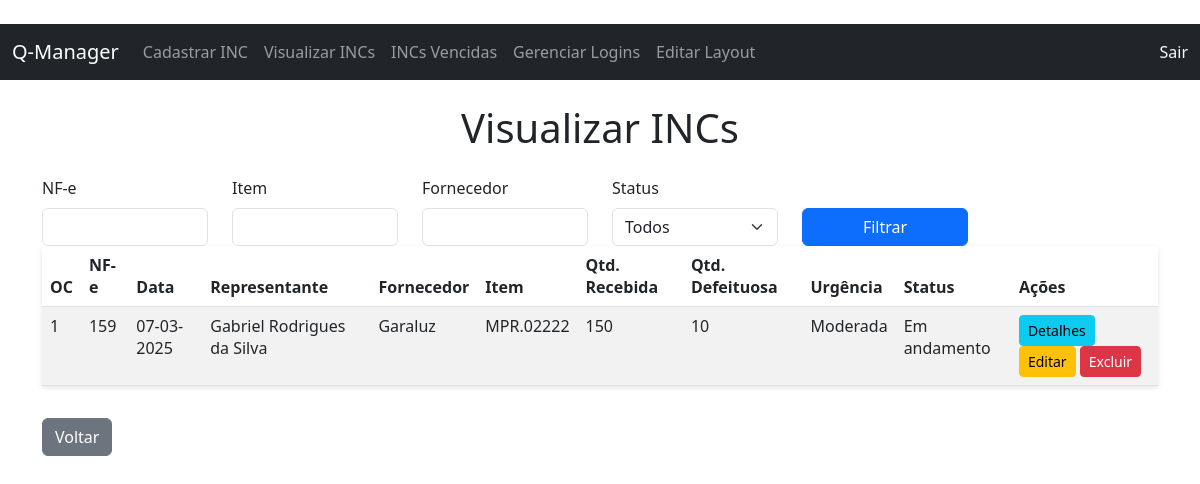
/visualizar_incs (signed in), run on the app's committed database.
### tables this page shows
CREATE TABLE inc (
	id INTEGER NOT NULL, 
	nf INTEGER NOT NULL, 
	data VARCHAR(10) NOT NULL, 
	representante VARCHAR(100) NOT NULL, 
	fornecedor VARCHAR(100) NOT NULL, 
	item VARCHAR(20) NOT NULL, 
	quantidade_recebida INTEGER NOT NULL, 
	quantidade_com_defeito INTEGER NOT NULL, 
	descricao_defeito TEXT, 
	urgencia VARCHAR(20), 
	acao_recomendada TEXT, 
	fotos TEXT, 
	status VARCHAR(20), 
	created_at DATETIME, 
	oc INTEGER NOT NULL, 
	PRIMARY KEY (id), 
	UNIQUE (nf), 
	UNIQUE (oc)
);

### web_inc_manager/app.py (the view)
@app.route('/visualizar_incs')
@login_required
def visualizar_incs():
    nf = request.args.get('nf')
    item = request.args.get('item')
    fornecedor = request.args.get('fornecedor')
    status = request.args.get('status')
    query = INC.query
    if nf:
        query = query.filter_by(nf=int(nf))
    if item:
        query = query.filter(INC.item.ilike(f'%{item}%'))
    if fornecedor:
        query = query.filter(INC.fornecedor.ilike(f'%{fornecedor}%'))
    if status:
        query = query.filter_by(status=status)
    incs = query.all()
    return render_template('visualizar_incs.html', incs=incs)

### web_inc_manager/app.py (called while the page is built)
@app.context_processor
def inject_settings():
    settings = {s.element: s for s in LayoutSetting.query.all()}
    return dict(settings=settings)

@login_manager.user_loader
def load_user(user_id):
    return User.query.get(int(user_id))

### web_inc_manager/templates/visualizar_incs.html (shortened to what this page needs)
﻿{% extends "base.html" %}
{% block content %}
<h1 class="text-center mb-4">Visualizar INCs</h1>
<table class="table table-striped">
    <thead>
        <tr>
            <th>OC</th>
            <th>NF-e</th>
            <th>Data</th>
            <th>Representante</th>
            <th>Fornecedor</th>
            <th>Item</th>
            <th>Qtd. Recebida</th>
            <th>Qtd. Defeituosa</th>
            <th>Urgência</th>
            <th>Status</th>
            <th>Ações</th>
        </tr>
    </thead>
    <tbody>
        {% for inc in incs %}
        <tr>
            <td>{{ inc.oc }}</td>
            <td>{{ inc.nf }}</td>
            <td>{{ inc.data }}</td>
            <td>{{ inc.representante }}</td>
            <td>{{ inc.fornecedor }}</td>
            <td>{{ inc.item }}</td>
            <td>{{ inc.quantidade_recebida }}</td>
            <td>{{ inc.quantidade_com_defeito }}</td>
            <td>{{ inc.urgencia }}</td>
            <td>{{ inc.status }}</td>
            <td>
                <a href="{{ url_for('detalhes_inc', inc_id=inc.id) }}" class="btn btn-info btn-sm">Detalhes</a>
                <a href="{{ url_for('editar_inc', inc_id=inc.id) }}" class="btn btn-warning btn-sm">Editar</a>
                <form action="{{ url_for('excluir_inc', inc_id=inc.id) }}" method="POST" style="display:inline;">
                    <button type="submit" class="btn btn-danger btn-sm" onclick="return confirm('Tem certeza?');">Excluir</button>
                </form>
            </td>
        </tr>
        {% endfor %}
    </tbody>
<form method="GET" class="mb-4">
    <div class="row">
        <div class="col-md-2">
            <label for="nf" class="form-label">NF-e</label>
            <input type="number" class="form-control" id="nf" name="nf" value="{{ request.args.get('nf', '') }}">
        </div>
        <div class="col-md-2">
            <label for="item" class="form-label">Item</label>
            <input type="text" class="form-control" id="item" name="item" value="{{ request.args.get('item', '') }}">
        </div>
        <div class="col-md-2">
            <label for="fornecedor" class="form-label">Fornecedor</label>
            <input type="text" class="form-control" id="fornecedor" name="fornecedor" value="{{ request.args.get('fornecedor', '') }}">
        </div>
        <div class="col-md-2">
            <label for="status" class="form-label">Status</label>
            <select class="form-select" id="status" name="status">
                <option value="">Todos</option>
            </select>
        </div>
        <div class="col-md-2 align-self-end">
            <button type="submit" class="btn btn-primary w-100">Filtrar</button>
        </div>
    </div>
</form>
<a href="{{ url_for('main_menu') }}" class="btn btn-secondary">Voltar</a>
{% endblock %}

### web_inc_manager/templates/base.html (shortened to what this page needs)
﻿<!DOCTYPE html>
<html lang="en">
<head>
    <link href="https://cdn.jsdelivr.net/npm/bootstrap@5.3.0/dist/css/bootstrap.min.css" rel="stylesheet">
    <link rel="stylesheet" href="{{ url_for('static', filename='css/style.css') }}">
</head>
<body>
    <nav class="navbar navbar-expand-lg navbar-dark bg-dark">
        <div class="container-fluid">
            <a class="navbar-brand" href="{{ url_for('main_menu') }}">Q-Manager</a>
            <div class="collapse navbar-collapse">
                {% if current_user.is_authenticated %}
                <ul class="navbar-nav me-auto">
                    <li class="nav-item"><a class="nav-link" href="{{ url_for('cadastro_inc') }}">Cadastrar INC</a></li>
                    <li class="nav-item"><a class="nav-link" href="{{ url_for('visualizar_incs') }}">Visualizar INCs</a></li>
                    <li class="nav-item"><a class="nav-link" href="{{ url_for('expiracao_inc') }}">INCs Vencidas</a></li>
                    {% if current_user.is_admin %}
                    <li class="nav-item"><a class="nav-link" href="{{ url_for('gerenciar_logins') }}">Gerenciar Logins</a></li>
                    <li class="nav-item"><a class="nav-link" href="{{ url_for('editar_layout') }}">Editar Layout</a></li>
                    {% endif %}
                </ul>
                <a class="nav-link text-light" href="{{ url_for('logout') }}">Sair</a>
                {% endif %}
            </div>
        </div>
    </nav>
    <div class="container mt-4">
        {% block content %}{% endblock %}
    </div>
</body>
</html>

### web_inc_manager/static/css/style.css (style rules this page uses)
body { transition: background-color 0.3s, color 0.3s; }
.btn { transition: transform 0.2s; }
.table { box-shadow: 0 2px 5px rgba(0,0,0,0.1); }

### data on the page
inc: oc "1", nf "159", data "07-03-2025", representante "Gabriel Rodrigues da Silva", fornecedor "Garaluz", item "MPR.02222", quantidade_recebida "150", quantidade_com_defeito "10", urgencia "Moderada", status "Em andamento"
